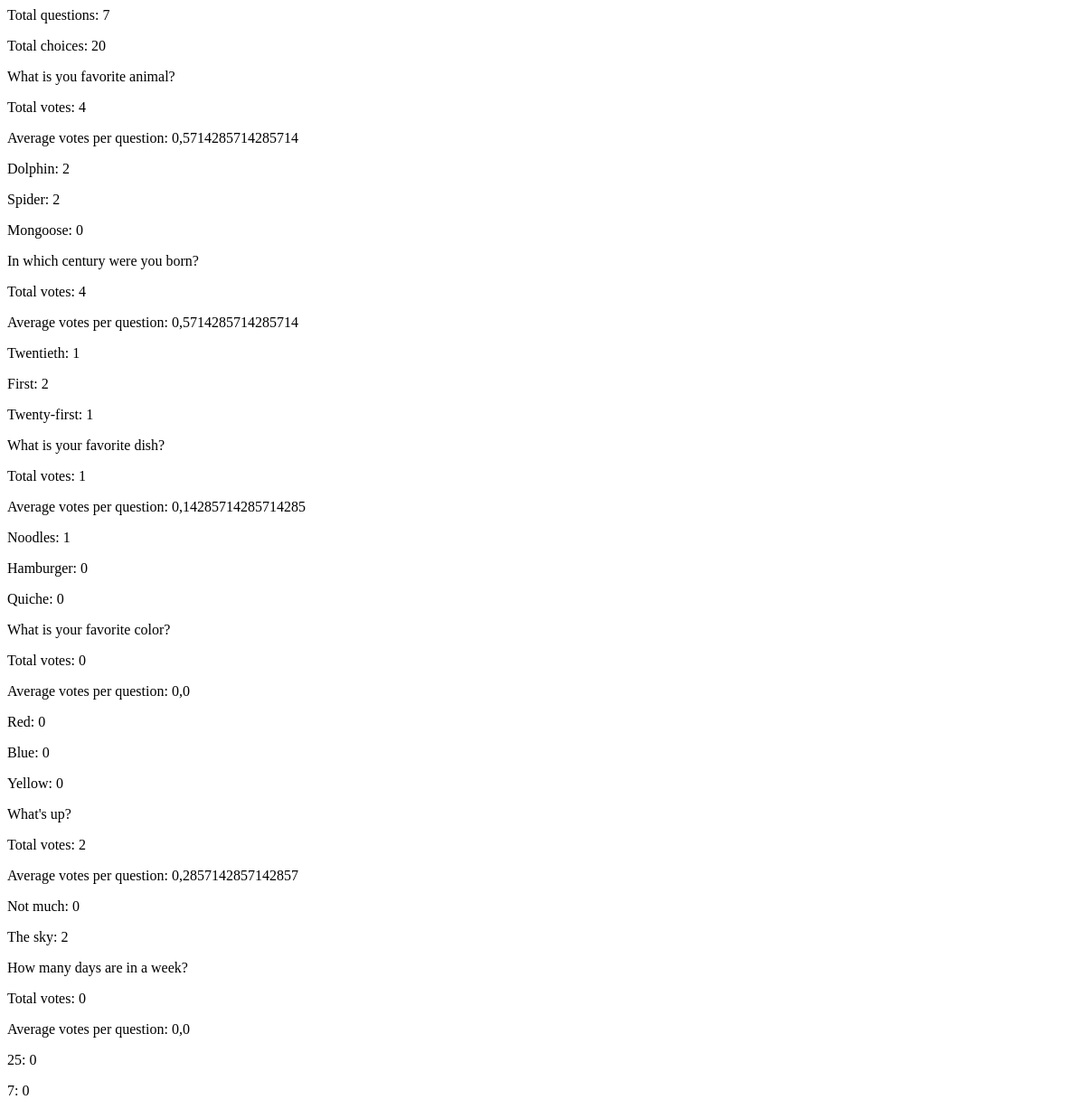
/polls/statistics/ (upper part), run on an earlier commit of the app's database.
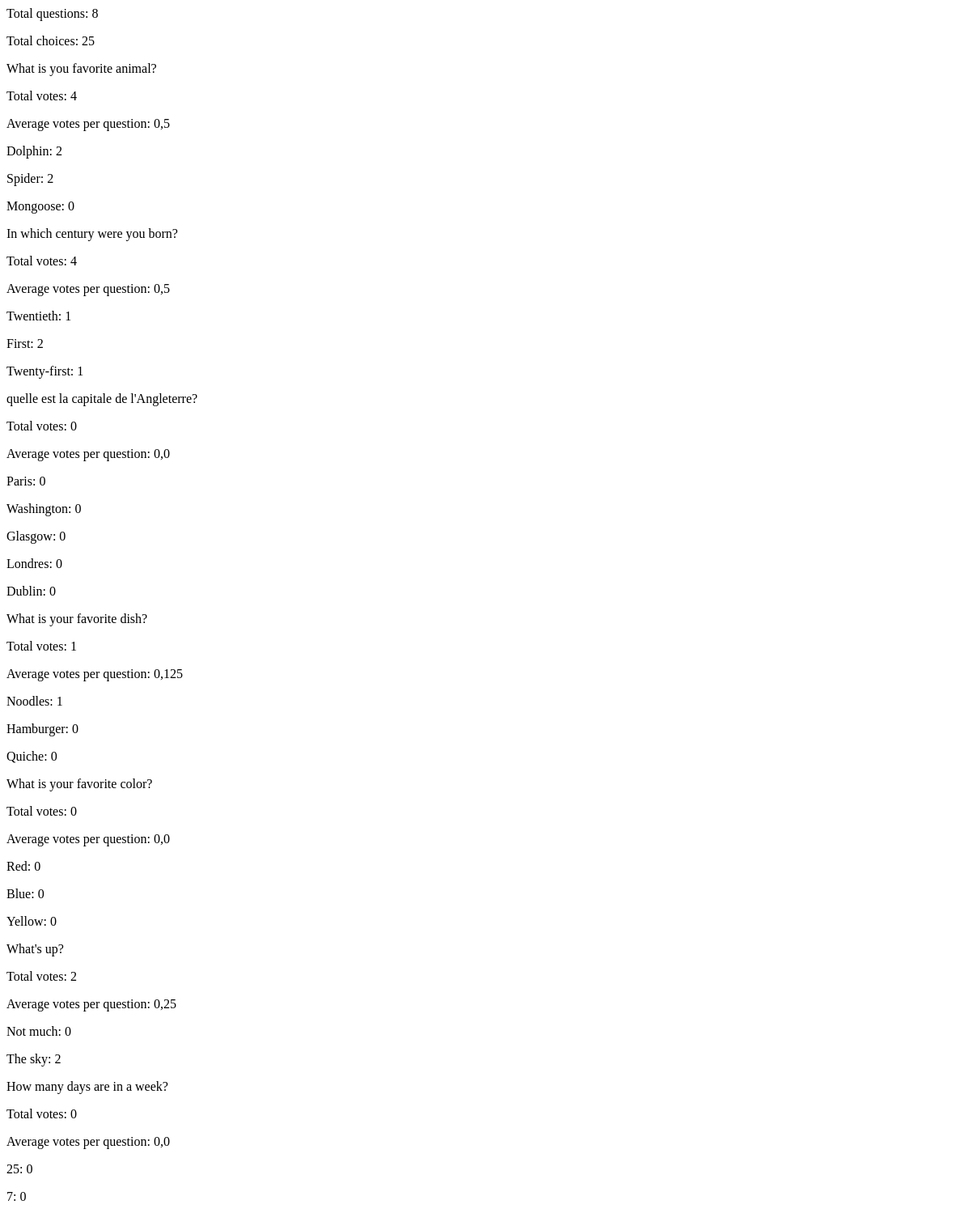
And on a later commit of the database.
### polls/models.py (models this page shows, shortened)
class Question(models.Model):
    question_text: models.CharField = models.CharField(max_length=200)
    pub_date: models.DateTimeField = models.DateTimeField("date published")
    @property
    def total_votes(self):
        return self.choice_set.aggregate(models.Sum("votes"))["votes__sum"] or 0
    @property
    def average_votes_per_question(self):
        total_questions = Question.objects.count()
        if total_questions > 0:
            return self.total_votes / total_questions
        else:
            return 0

class Choice(models.Model):
    question: models.ForeignKey = models.ForeignKey(Question, on_delete=models.CASCADE)
    choice_text: models.CharField = models.CharField(max_length=200)
    votes: models.IntegerField = models.IntegerField(default=0)

### polls/views.py (the view)
# urls.py: path("statistics/", views.StatisticsView.as_view(), name="statistics"),
class StatisticsView(generic.ListView):
    template_name = "polls/statistics.html"
    context_object_name = "questions"
    def get_queryset(self):
        return Question.objects.order_by("-pub_date")
    def get_context_data(self, **kwargs):
        context = super().get_context_data(**kwargs)
        context['total_questions'] = Question.objects.count()
        context['total_votes'] = Choice.objects.aggregate(
            total=models.Sum("votes")
        )["total"] or 0
        context['total_choices'] = Choice.objects.count()
        context['most_popular'] = Question.objects.annotate(votes_sum=models.Sum("choice__votes")).order_by("-votes_sum").first()
        return context

### polls/templates/polls/statistics.html (shortened to what this page needs)
<p>Total questions: {{ questions.count }}</p>
<p>Total choices: {{ total_choices }}</p>
{% for question in questions %}
    <p>{{ question.question_text }}</p>
    <p>Total votes: {{ question.total_votes }}</p>
    <p>Average votes per question: {{ question.average_votes_per_question }}</p>
    {% for choice in question.choice_set.all %}
        <p>{{ choice.choice_text }}: {{ choice.votes }}</p>
    {% endfor %}
{% endfor %}

What changed in the data, as far as the page shows it:
computed for Question "What is you favorite animal?": average_votes_per_question "0,5714285714285714" → "0,5"
computed for Question "In which century were you born?": average_votes_per_question "0,5714285714285714" → "0,5"
added Question: question_text "quelle est la capitale de l'Angleterre?", total_votes "0", average_votes_per_question "0,0"
added Choice: choice_text "Paris", votes "0", shown under "quelle est la capitale de l'Angleterre?"
added Choice: choice_text "Washington", votes "0", shown under "quelle est la capitale de l'Angleterre?"
added Choice: choice_text "Glasgow", votes "0", shown under "quelle est la capitale de l'Angleterre?"
added Choice: choice_text "Londres", votes "0", shown under "quelle est la capitale de l'Angleterre?"
added Choice: choice_text "Dublin", votes "0", shown under "quelle est la capitale de l'Angleterre?"
computed for Question "What is your favorite dish?": average_votes_per_question "0,14285714285714285" → "0,125"
computed for Question "What's up?": average_votes_per_question "0,2857142857142857" → "0,25"
Also different on the page:
{{ questions.count }}: "7" → "8"
{{ total_choices }}: "20" → "25"
